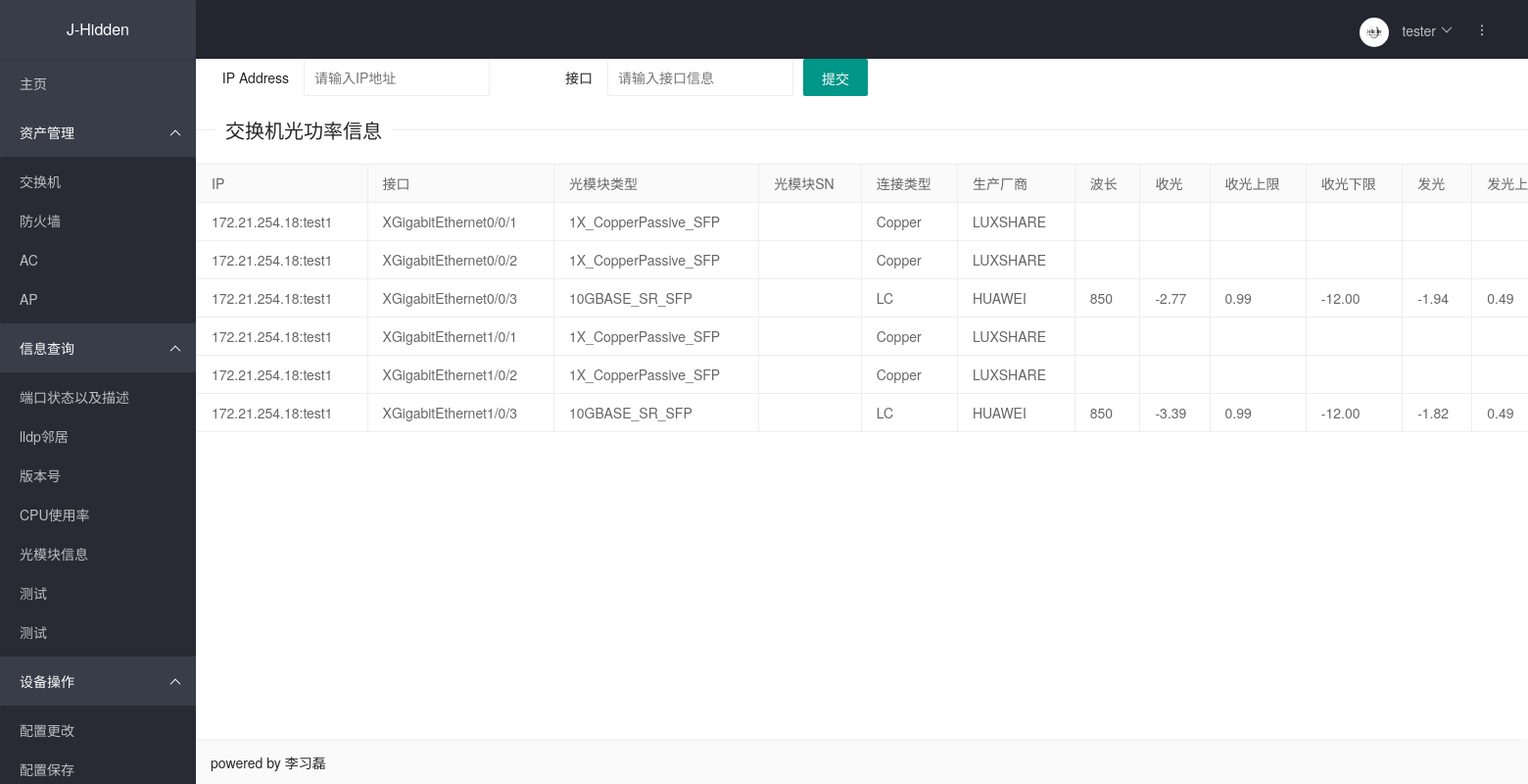
The page /transceiver_info/ on the database its author committed.
### cmdb/models.py (models this page shows, shortened)
class Tansceiver(models.Model):
    interface = models.CharField(verbose_name='接口', max_length=128)
    transceiver = models.CharField(verbose_name='光模块类型', max_length=128)
    sn = models.CharField(verbose_name='光模块SN', max_length=128)
    connector = models.CharField(verbose_name='连接类型', max_length=128,)
    vendor = models.CharField(verbose_name='生产厂商', max_length=128,)
    wavelength = models.CharField(verbose_name='波长', max_length=128,)
    rx = models.CharField(verbose_name='收光', max_length=128)
    rx_max = models.CharField(verbose_name='收光上限', max_length=128)
    rx_min = models.CharField(verbose_name='收光下限', max_length=128)
    tx = models.CharField(verbose_name='发光', max_length=128)
    tx_max = models.CharField(verbose_name='发光上限', max_length=128)
    tx_min = models.CharField(verbose_name='发光下限', max_length=128)
    device = models.ForeignKey(Device, verbose_name='设备IP', on_delete=models.CASCADE)

class Device(models.Model):
    group_choices = (
        ('0', '一组'),
        ('1', '二组'),
        ('2', '三组'),
    )
    ip = models.GenericIPAddressField(verbose_name='IP地址', unique=True)
    name = models.CharField(verbose_name='设备名称', max_length=128)
    username = models.CharField(verbose_name='用户名', default='lixilei',max_length=128)
    password = models.CharField(verbose_name='密码', default='lixilei6028', max_length=128)
    port = models.CharField(verbose_name='端口', default=22, max_length=128)
    platform = models.CharField(verbose_name='平台(netmiko)', max_length=128)
    sn = models.CharField(verbose_name='sn', max_length=128, unique=True,)
    vendor = models.CharField(verbose_name='厂商', max_length=128)
    role = models.CharField(verbose_name='设备类型', max_length=128,)
    is_virtual = models.BooleanField(verbose_name='虚拟化', default=False)
    group = models.CharField(verbose_name='运维组', choices=group_choices,  max_length=128)
    creat_time = models.DateTimeField(verbose_name='创建时间', auto_now_add=True)
    update_time = models.DateTimeField(verbose_name='更新时间', auto_now=True)
    def __str__(self):
        return '{}:{}'.format(self.ip, self.name)

### cmdb/views.py (the view, shortened to what this page needs)
# urls.py: path('transceiver_info/', views.Transceiver_info.as_view(), name='transceiver_info'),
class Transceiver_info(View):
    def get(self,request):
        transceiver_infos = Tansceiver.objects.all()
        return render(request, 'transceiver_info_list.html', {'transceiver_info': transceiver_infos})

### cmdb/templates/transceiver_info_list.html (shortened to what this page needs)
{% extends 'base.html' %}
{% block head %}
    <link rel="stylesheet" href="../static/css/layui.css"  media="all">
{% endblock head %}
{% block content %}
<form action="" method="post">
  <div class="layui-form-item">
    <label class="layui-form-label">IP Address</label>
    <div class="layui-input-inline">
      <input type="text" name="ip" lay-verify="pass" placeholder="请输入IP地址" autocomplete="off" class="layui-input">
    </div>
    <label class="layui-form-label">接口</label>
    <div class="layui-input-inline">
      <input type="text" name="interface" lay-verify="pass" placeholder="请输入接口信息" autocomplete="off" class="layui-input">
    </div>
   <button type="submit" class="layui-btn" lay-submit="" lay-filter="demo1">提交</button>
  </div>
</form>
<div style="width: 1500px; position: center;">
 <fieldset class="layui-elem-field layui-field-title" style="margin-top: 20px";>
  <legend>交换机光功率信息</legend>
 </fieldset>
<table class="layui-table">
    <thead>
    <tr>
        <th>IP</th>
        <th>接口</th>
        <th>光模块类型</th>
        <th>光模块SN</th>
        <th>连接类型</th>
        <th>生产厂商</th>
        <th>波长</th>
        <th>收光</th>
        <th>收光上限</th>
        <th>收光下限</th>
        <th>发光</th>
        <th>发光上限</th>
    </tr>
    </thead>
    <tbody>
    {% for i in transceiver_info %}
         <tr>
             <td>{{ i.device }}</td>
             <td>{{ i.interface }}</td>
             <td>{{ i.transceiver }}</td>
             <td>{{ i.sn }}</td>
             <td>{{ i.connector }}</td>
             <td>{{ i.vendor }}</td>
             <td>{{ i.wavelength }}</td>
             <td>{{ i.rx }}</td>
             <td>{{ i.rx_max }}</td>
             <td>{{ i.rx_min }}</td>
             <td>{{ i.tx }}</td>
             <td>{{ i.tx_max }}</td>
         </tr>
    {% endfor %}
    </tbody>
</table>
</div>
{% endblock content %}

### cmdb/static/css/layui.css (style rules this page uses)
a,body { color:#333 }
.layui-btn,.layui-edge,.layui-inline,img { vertical-align:middle }
.layui-btn,.layui-disabled,.layui-icon,.layui-unselect { -moz-user-select:none;-webkit-user-select:none;-ms-user-select:none }
blockquote,body,button,dd,div,dl,dt,form,h1,h2,h3,h4,h5,h6,input,li,ol,p,pre,td,textarea,th,ul { margin:0;padding:0;-webkit-tap-highlight-color:rgba(0,0,0,0) }
table { border-collapse:collapse;border-spacing:0 }
button,input,optgroup,option,select,textarea { font-family:inherit;font-size:inherit;font-style:inherit;font-weight:inherit;outline:0 }
body { line-height:1.6;color:rgba(0,0,0,.85);font:14px Helvetica Neue,Helvetica,PingFang SC,Tahoma,Arial,sans-serif }
.layui-btn,.layui-btn-group,.layui-edge { display:inline-block }
.layui-btn,.layui-input,.layui-select,.layui-textarea,.layui-upload-button { outline:0;-webkit-appearance:none;transition:all .3s;-webkit-transition:all .3s;box-sizing:border-box }
.layui-elem-field { margin-bottom:10px;padding:0;border-width:1px;border-style:solid }
.layui-elem-field legend { margin-left:20px;padding:0 10px;font-size:20px;font-weight:300 }
.layui-field-title { margin:10px 0 20px;border-width:1px 0 0 }
.layui-card-body,.layui-card-header,.layui-form-label,.layui-form-mid,.layui-form-select,.layui-input-block,.layui-input-inline,.layui-panel,.layui-textarea { position:relative }
.layui-badge-rim,.layui-border,.layui-colla-content,.layui-colla-item,.layui-collapse,.layui-elem-field,.layui-form-pane .layui-form-item[pane],.layui-form-pane .layui-form-label,.layui-input,.layui-layedit,.layui-layedit-tool,.layui-panel,.layui-quote-nm,.layui-select,.layui-tab-bar,.layui-tab-card,.layui-tab-title,.layui-tab-title .layui-this:after,.layui-textarea { border-color:#eee }
.layui-btn { height:38px;line-height:38px;border:1px solid transparent;padding:0 18px;background-color:#009688;color:#fff;white-space:nowrap;text-align:center;font-size:14px;border-radius:2px;cursor:pointer }
.layui-input,.layui-select,.layui-textarea { height:38px;line-height:1.3;line-height:38px\9;border-width:1px;border-style:solid;background-color:#fff;color:rgba(0,0,0,.85);border-radius:2px }
.layui-input,.layui-textarea { display:block;width:100%;padding-left:10px }
.layui-form-item { margin-bottom:15px;clear:both;*zoom:1 }
.layui-form-item:after { content:'\20';clear:both;*zoom:1;display:block;height:0 }
.layui-form-label { float:left;display:block;padding:9px 15px;width:80px;font-weight:400;line-height:20px;text-align:right }
.layui-input-inline { display:inline-block;vertical-align:middle }
.layui-form-item .layui-input-inline { float:left;width:190px;margin-right:10px }
.layui-table,.layui-table-view { margin:10px 0 }
.layui-table { width:100%;background-color:#fff;color:#666 }
.layui-table tr { transition:all .3s;-webkit-transition:all .3s }
.layui-table th { text-align:left;font-weight:400 }
.layui-table tbody tr:hover,.layui-table thead tr,.layui-table-click,.layui-table-header,.layui-table-hover,.layui-table-mend,.layui-table-patch,.layui-table-tool,.layui-table-total,.layui-table-total tr,.layui-table[lay-even] tr:nth-child(even) { background-color:#FAFAFA }
.layui-table td,.layui-table th,.layui-table-col-set,.layui-table-fixed-r,.layui-table-grid-down,.layui-table-header,.layui-table-page,.layui-table-tips-main,.layui-table-tool,.layui-table-total,.layui-table-view,.layui-table[lay-skin=line],.layui-table[lay-skin=row] { border-width:1px;border-style:solid;border-color:#eee }
.layui-table td,.layui-table th { position:relative;padding:9px 15px;min-height:20px;line-height:20px;font-size:14px }

### rows shown on the page
Tansceiver: device "172.21.254.18:test1", interface "XGigabitEthernet0/0/1", transceiver "1X_CopperPassive_SFP", connector "Copper", vendor "LUXSHARE"
Tansceiver: device "172.21.254.18:test1", interface "XGigabitEthernet0/0/2", transceiver "1X_CopperPassive_SFP", connector "Copper", vendor "LUXSHARE"
Tansceiver: device "172.21.254.18:test1", interface "XGigabitEthernet0/0/3", transceiver "10GBASE_SR_SFP", connector "LC", vendor "HUAWEI", wavelength "850", rx "-2.77", rx_max "0.99", rx_min "-12.00", tx "-1.94", tx_max "0.49"
Tansceiver: device "172.21.254.18:test1", interface "XGigabitEthernet1/0/1", transceiver "1X_CopperPassive_SFP", connector "Copper", vendor "LUXSHARE"
Tansceiver: device "172.21.254.18:test1", interface "XGigabitEthernet1/0/2", transceiver "1X_CopperPassive_SFP", connector "Copper", vendor "LUXSHARE"
Tansceiver: device "172.21.254.18:test1", interface "XGigabitEthernet1/0/3", transceiver "10GBASE_SR_SFP", connector "LC", vendor "HUAWEI", wavelength "850", rx "-3.39", rx_max "0.99", rx_min "-12.00", tx "-1.82", tx_max "0.49"
